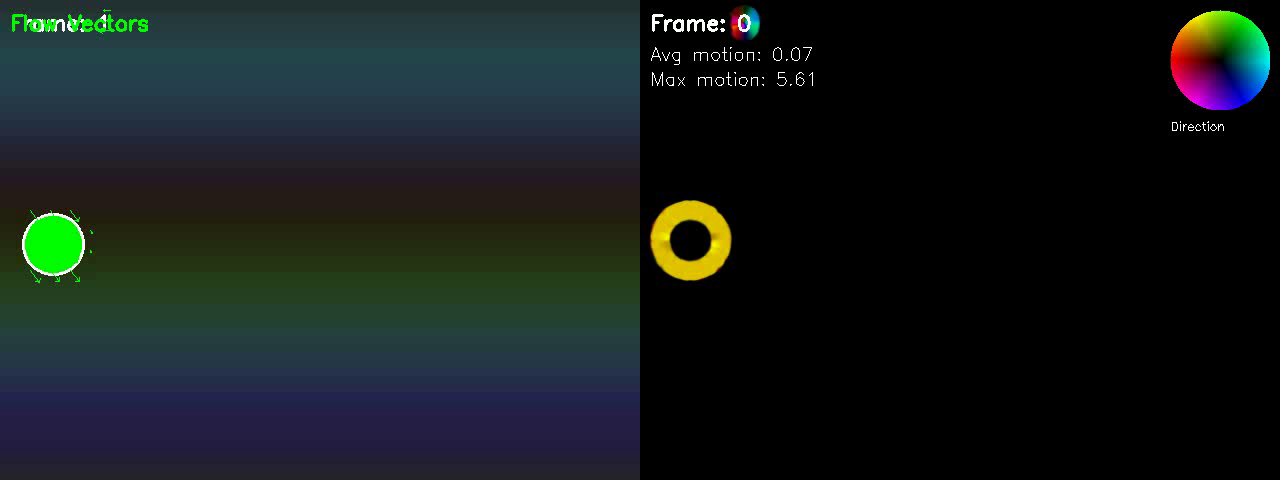
#> input picture frame 0 of Bab-09-Motion-Estimation/praktikum/output/02_dense_flow_output.avi, 1280 x 480 px, given in place of the camera
$ python 02_dense_optical_flow.py
#> lines starting #> are read from the running program, lines starting #| are printed output that depends on the picture; after the words box and inside, x2 and y2 are one past the last pixel; in counts of white or black regions, pixels touching at a corner belong together
"""
PRAKTIKUM BAB 9: MOTION ESTIMATION
==================================
Program 2: Dense Optical Flow (Farneback)

Deskripsi:
    Program ini mendemonstrasikan dense optical flow menggunakan
    algoritma Farneback. Berbeda dengan Lucas-Kanade yang sparse,
    Farneback menghitung flow untuk setiap pixel dalam frame.

Teori:
    Farneback method menggunakan polynomial expansion untuk
    merepresentasikan neighborhood setiap pixel, kemudian
    mengestimasi displacement berdasarkan polynomial coefficients.

    Multi-scale pyramid digunakan untuk handle large displacements.

Visualisasi:
    - Hue: Direction of motion (0-360 degrees)
    - Saturation: Magnitude of motion
    - Value: Brightness

Parameter yang dapat dimodifikasi:
    - PYR_SCALE: Scale factor untuk pyramid
    - LEVELS: Jumlah level pyramid
    - WINSIZE: Window size
    - ITERATIONS: Jumlah iterasi per level
    - POLY_N: Neighborhood size
    - POLY_SIGMA: Gaussian std untuk polynomial

Output:
    - Visualisasi HSV dari optical flow
    - Flow magnitude map

Penulis: [Nama Mahasiswa]
NIM: [NIM]
Tanggal: [Tanggal Praktikum]
"""

import cv2
import numpy as np
import os
import time
# REFERENSI: Lihat CV2_FUNCTIONS_REFERENCE.py untuk dokumentasi lengkap cv2 functions


# ============================================================
# PARAMETER YANG DAPAT DIMODIFIKASI
# ============================================================

# Farneback parameters
PYR_SCALE = 0.5     # Scale untuk pyramid (<1)
LEVELS = 3          # Jumlah level pyramid
WINSIZE = 15        # Averaging window size
ITERATIONS = 3      # Iterasi per level
POLY_N = 5          # Neighborhood size (5 atau 7)
POLY_SIGMA = 1.2    # Gaussian std untuk polynomial expansion

# Visualization parameters
FLOW_THRESHOLD = 2  # Threshold untuk visualisasi (filter noise)

# Auto close window (detik) untuk testing cepat
AUTO_CLOSE_SECONDS = 2.0

# Paths
SCRIPT_DIR = os.path.dirname(os.path.abspath(__file__))
DATA_DIR = os.path.join(SCRIPT_DIR, "data", "videos")
OUTPUT_DIR = os.path.join(SCRIPT_DIR, "output", "output2")

# ============================================================
# FUNGSI-FUNGSI UTAMA
# ============================================================

def calculate_dense_flow(prev_gray, curr_gray):
    """
    Hitung dense optical flow menggunakan Farneback method.

    Parameters:
        prev_gray: Frame grayscale sebelumnya
        curr_gray: Frame grayscale saat ini

    Returns:
        flow: Flow field (H, W, 2) dengan (dx, dy) per pixel
    """
    # cv2.calcOpticalFlowFarneback: Hitung dense optical flow untuk setiap pixel
    # Parameter:
    # - prev_gray, curr_gray: frame grayscale sebelum dan sesudah
    # - None: output akan dibuat otomatis
    # - pyr_scale: faktor skala antar level pyramid (<1, misalnya 0.5 = setengah ukuran)
    # - levels: jumlah level pyramid untuk multi-scale (lebih besar = handle gerakan lebih besar)
    # - winsize: ukuran averaging window (pixel)
    # - iterations: jumlah iterasi algoritma per level
    # - poly_n: ukuran neighborhood untuk polynomial expansion (5 atau 7)
    # - poly_sigma: standard deviation Gaussian untuk polynomial smoothing
    # - flags: OPTFLOW_FARNEBACK_GAUSSIAN = gunakan Gaussian windowing
    flow = cv2.calcOpticalFlowFarneback(
        prev_gray, curr_gray, None,
        pyr_scale=PYR_SCALE,
        levels=LEVELS,
        winsize=WINSIZE,
        iterations=ITERATIONS,
        poly_n=POLY_N,
        poly_sigma=POLY_SIGMA,
        flags=cv2.OPTFLOW_FARNEBACK_GAUSSIAN
    )

    return flow

def flow_to_hsv(flow):
    """
    Konversi flow field ke visualisasi HSV.

    Hue = direction (angle)
    Saturation = 255
    Value = magnitude (normalized)

    Parameters:
        flow: Flow field (H, W, 2)

    Returns:
        hsv_rgb: RGB visualization dari flow
    """
    h, w = flow.shape[:2]  # Ambil tinggi dan lebar flow field

    # cv2.cartToPolar: Konversi flow (dx,dy) ke polar coordinate (magnitude, angle)
    # flow[..., 0] = komponen x (dx), flow[..., 1] = komponen y (dy)
    # mag = panjang vektor flow (kecepatan), ang = sudut arah flow (radian)
    mag, ang = cv2.cartToPolar(flow[..., 0], flow[..., 1])

    # Buat HSV image: Hue=arah, Saturation=penuh, Value=kecepatan
    hsv = np.zeros((h, w, 3), dtype=np.uint8)
    # Hue: konversi angle dari radian ke derajat OpenCV (0-180)
    # ang * 180 / np.pi = radian ke derajat, / 2 = mapping 0-360 ke 0-180
    hsv[..., 0] = ang * 180 / np.pi / 2
    # Saturation: set maksimal (255) agar warna cerah
    hsv[..., 1] = 255
    # Value: normalize magnitude ke range 0-255 (brightness ~ kecepatan)
    hsv[..., 2] = cv2.normalize(mag, None, 0, 255, cv2.NORM_MINMAX)

    # cv2.cvtColor: Konversi HSV ke BGR untuk display
    rgb = cv2.cvtColor(hsv, cv2.COLOR_HSV2BGR)

    return rgb

def flow_to_arrows(frame, flow, step=16, scale=1.0):
    """
    Visualisasi flow dengan arrow overlay.

    Parameters:
        frame: Frame untuk overlay
        flow: Flow field
        step: Step size untuk sampling
        scale: Scale factor untuk arrows

    Returns:
        output: Frame dengan arrows
    """
    h, w = flow.shape[:2]  # Tinggi dan lebar flow field
    output = frame.copy()  # Copy frame agar asli tidak berubah

    # np.mgrid: Buat grid koordinat untuk sampling flow field
    # step//2:h:step = mulai dari step/2, sampai h, dengan interval step
    # reshape(2, -1): ubah bentuk jadi 2 baris (y dan x coordinates)
    y, x = np.mgrid[step//2:h:step, step//2:w:step].reshape(2, -1).astype(int)

    # Ambil flow values pada posisi yang di-sample, scale untuk visibility
    fx = flow[y, x, 0] * scale  # Flow x direction
    fy = flow[y, x, 1] * scale  # Flow y direction

    # Gambar arrow untuk setiap point yang di-sample
    for i in range(len(x)):
        # Hitung magnitude flow untuk filtering
        if np.sqrt(fx[i]**2 + fy[i]**2) > FLOW_THRESHOLD:
            pt1 = (x[i], y[i])  # Start point
            pt2 = (int(x[i] + fx[i]), int(y[i] + fy[i]))  # End point
            # cv2.arrowedLine: Gambar panah dari pt1 ke pt2
            # tipLength=0.3: panjang tip arrow relative ke total panjang
            cv2.arrowedLine(output, pt1, pt2, (0, 255, 0), 1, tipLength=0.3)

    return output

def create_color_wheel():
    """
    Buat color wheel legend untuk visualisasi.
    """
    size = 100  # Ukuran wheel dalam pixel
    wheel = np.zeros((size, size, 3), dtype=np.uint8)

    center = size // 2  # Titik tengah wheel

    # Loop setiap pixel dalam wheel
    for y in range(size):
        for x in range(size):
            dx = x - center  # Jarak x dari center
            dy = y - center  # Jarak y dari center
            r = np.sqrt(dx**2 + dy**2)  # Jarak radial dari center

            # Hanya gambar jika di dalam lingkaran
            if r <= center:
                # np.arctan2: Hitung sudut dari (dx,dy) dalam radian
                angle = np.arctan2(dy, dx)
                # Konversi angle ke hue (0-180) dengan offset pi untuk rotasi
                hue = int((angle + np.pi) * 90 / np.pi)
                # Saturation maksimal
                sat = 255
                # Value berdasarkan jarak radial (0 di center, 255 di edge)
                val = int(r * 255 / center)

                wheel[y, x] = [hue, sat, val]  # Set pixel HSV

    # Konversi wheel dari HSV ke BGR untuk display
    wheel = cv2.cvtColor(wheel, cv2.COLOR_HSV2BGR)
    return wheel

def main():
    """
    Fungsi utama untuk dense optical flow demo.
    """
    print("=" * 60)
    print("DENSE OPTICAL FLOW (FARNEBACK)")
    print("=" * 60)

    os.makedirs(OUTPUT_DIR, exist_ok=True)

    # Cari video
    video_path = os.path.join(DATA_DIR, "moving_object.avi")

    if not os.path.exists(video_path):
        print("Video tidak ditemukan, menggunakan webcam...")
        cap = cv2.VideoCapture(0)
        using_webcam = True
    else:
        cap = cv2.VideoCapture(video_path)
        using_webcam = False
        print(f"Menggunakan video: {video_path}")

    if not cap.isOpened():
        print("ERROR: Tidak dapat membuka video/webcam!")
        return

    # Ambil properti video
    fps = int(cap.get(cv2.CAP_PROP_FPS)) or 30
    width = int(cap.get(cv2.CAP_PROP_FRAME_WIDTH))
    height = int(cap.get(cv2.CAP_PROP_FRAME_HEIGHT))

    # Resize video jika terlalu besar untuk meningkatkan performance
    scale = 1.0  # Default tidak resize
    if width > 640:
        scale = 640 / width  # Hitung faktor scaling
        width = 640  # Set lebar baru
        height = int(height * scale)  # Hitung tinggi baru proporsional

    print(f"Processing at: {width}x{height}")

    # Video writer
    fourcc = cv2.VideoWriter_fourcc(*'XVID')
    out = cv2.VideoWriter(
        os.path.join(OUTPUT_DIR, "02_dense_flow_output.avi"),
        fourcc, fps, (width * 2, height)  # Side by side
    )

    # Read first frame
    ret, frame = cap.read()
#> frame is the input picture: shape (480, 1280, 3); mean B, G, R 27.6, 27.8, 20.9
    if not ret:
        print("Tidak dapat membaca frame!")
        return

    if scale != 1.0:
        frame = cv2.resize(frame, (width, height))
#> frame: shape (240, 640, 3)

    prev_gray = cv2.cvtColor(frame, cv2.COLOR_BGR2GRAY)

    # Color wheel legend
    color_wheel = create_color_wheel()
#> in create_color_wheel, `wheel = cv2.cvtColor(wheel, cv2.COLOR_HSV2BGR)`:
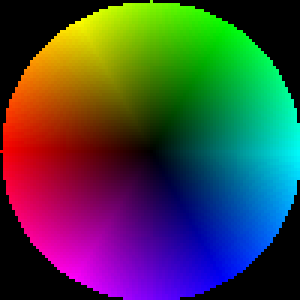
#> wheel: shape (100, 100, 3) (shown 3 times larger); mean B, G, R 66.3, 66.3, 66.3

    frame_count = 0
    start_time = time.time()

    print("\nProcessing...")
    print("Tekan 'q' untuk keluar, 's' untuk save")
    print("\nLegend: Warna = arah gerakan, Brightness = kecepatan")

    while True:
        ret, frame = cap.read()
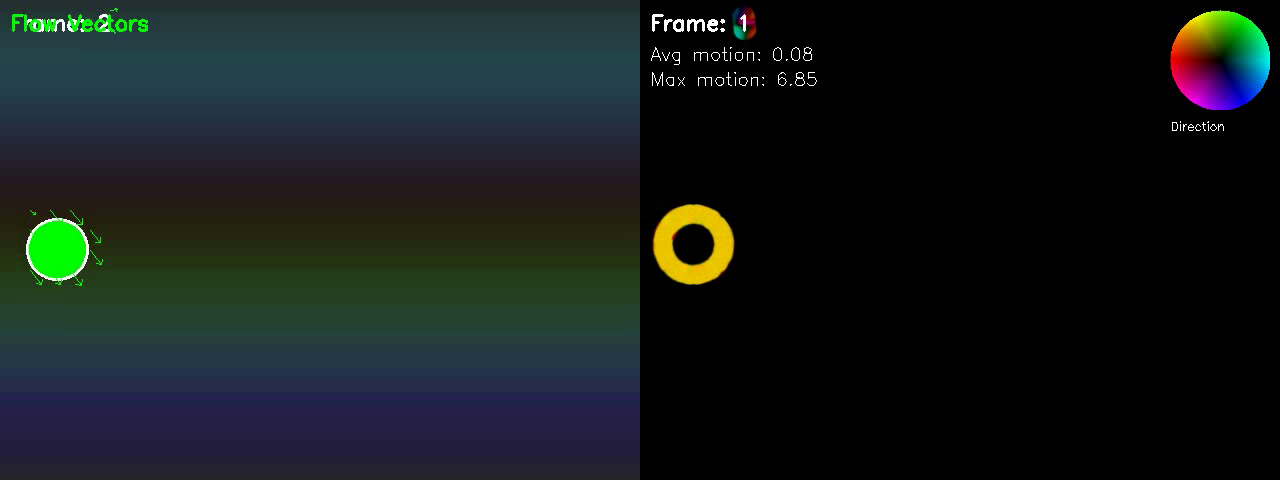
#> input picture frame 1 of Bab-09-Motion-Estimation/praktikum/output/02_dense_flow_output.avi, 1280 x 480 px, given in place of the camera
#> frame is the input picture: shape (480, 1280, 3); mean B, G, R 27.5, 27.8, 21.1
        if not ret:
            if not using_webcam:
                cap.set(cv2.CAP_PROP_POS_FRAMES, 0)
                continue
            break

        if scale != 1.0:
            frame = cv2.resize(frame, (width, height))
#> frame: shape (240, 640, 3)

        # Konversi frame ke grayscale untuk optical flow
        curr_gray = cv2.cvtColor(frame, cv2.COLOR_BGR2GRAY)

        # Hitung dense optical flow antara frame sebelumnya dan sekarang
        flow = calculate_dense_flow(prev_gray, curr_gray)

        # Buat dua jenis visualisasi flow:
        # 1. HSV: warna = arah, brightness = kecepatan
        flow_hsv = flow_to_hsv(flow)
#> in flow_to_hsv, `mag, ang = cv2.cartToPolar(flow[..., 0], flow[..., 1])`:
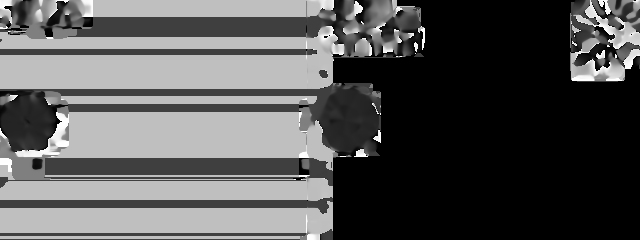
#> ang: shape (240, 640) float32; min 0, max 6.28, mean 2.11; drawn with min black and max white
#> in flow_to_hsv, `hsv[..., 2] = cv2.normalize(mag, None, 0, 255, cv2.NORM_MINMAX)`:
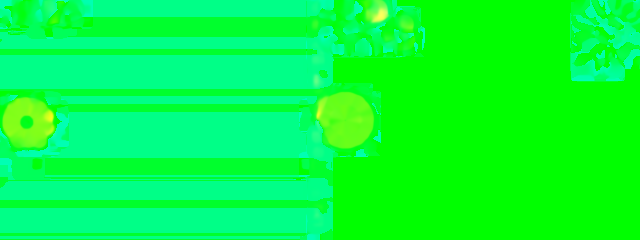
#> hsv: shape (240, 640, 3); mean of channels 0, 1, 2 60.3, 255, 4.1; drawn as B, G, R
#> in flow_to_hsv, `rgb = cv2.cvtColor(hsv, cv2.COLOR_HSV2BGR)`:
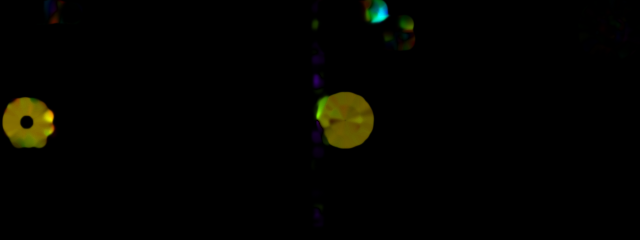
#> rgb: shape (240, 640, 3); mean B, G, R 0.5, 3.4, 3.4
        # 2. Arrows: panah menunjukkan arah dan magnitude flow
        flow_arrows = flow_to_arrows(frame, flow, step=20, scale=3.0)
#> in flow_to_arrows, `fx = flow[y, x, 0] * scale`: fx = 384 values, max 7.44 at index 194, min -5.19 at index 18, mean 0.163
#> in flow_to_arrows, `fy = flow[y, x, 1] * scale`: fy = 384 values, max 10.91 at index 194, min -2.31 at index 2, mean 0.215
#> the loop in flow_to_arrows, `for i in range(len(x)):` made 384 passes
#> pt2 on passes 3, 19, 53, 161, 162, 163, 177, 178: (49, 7), (364, 13), (413, 32), (16, 117), (37, 118), (56, 114), (334, 116), (353, 115)
#> after the loop in flow_to_arrows, `for i in range(len(x)):`:
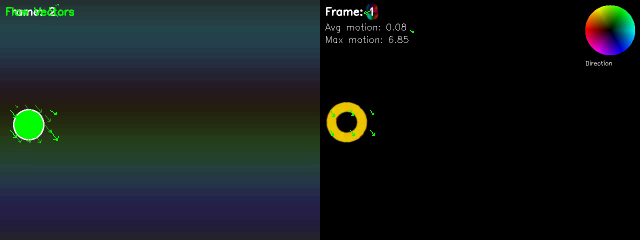
#> output: shape (240, 640, 3); mean B, G, R 27.5, 27.9, 21

        # Tambahkan color wheel legend ke visualisasi HSV
        wheel_h, wheel_w = color_wheel.shape[:2]  # Ukuran color wheel
        # Overlay wheel di pojok kanan atas dengan margin 10 pixel
        flow_hsv[10:10+wheel_h, width-wheel_w-10:width-10] = color_wheel
        # Tambahkan label "Direction" di bawah wheel
        cv2.putText(flow_hsv, "Direction", (width-wheel_w-10, wheel_h+30),
                   cv2.FONT_HERSHEY_SIMPLEX, 0.4, (255, 255, 255), 1)

        # Hitung statistik motion untuk analisis
        # np.sqrt: Hitung magnitude flow dari komponen x dan y
        mag = np.sqrt(flow[..., 0]**2 + flow[..., 1]**2)
        avg_motion = np.mean(mag)  # Rata-rata motion di seluruh frame
#> avg_motion = 0.102
        max_motion = np.max(mag)   # Motion maksimum dalam frame
#> max_motion = 6.25

        # Tambahkan informasi teks pada visualisasi
        # cv2.putText: Tampilkan nomor frame
        cv2.putText(flow_hsv, f"Frame: {frame_count}", (10, 30),
                   cv2.FONT_HERSHEY_SIMPLEX, 0.7, (255, 255, 255), 2)
        # Tampilkan rata-rata motion (indikator aktivitas gerakan)
        cv2.putText(flow_hsv, f"Avg motion: {avg_motion:.2f}", (10, 60),
                   cv2.FONT_HERSHEY_SIMPLEX, 0.6, (255, 255, 255), 1)
        # Tampilkan motion maksimum (gerakan tercepat)
        cv2.putText(flow_hsv, f"Max motion: {max_motion:.2f}", (10, 85),
                   cv2.FONT_HERSHEY_SIMPLEX, 0.6, (255, 255, 255), 1)

        # Label untuk visualisasi arrows
        cv2.putText(flow_arrows, "Flow Vectors", (10, 30),
                   cv2.FONT_HERSHEY_SIMPLEX, 0.7, (0, 255, 0), 2)
#> flow_arrows: shape (240, 640, 3); 0.6% of pixels changed, all inside (x1, y1, x2, y2) = (12, 14, 148, 32)

        # np.hstack: Gabungkan dua visualisasi secara horizontal (side by side)
        combined = np.hstack([flow_arrows, flow_hsv])
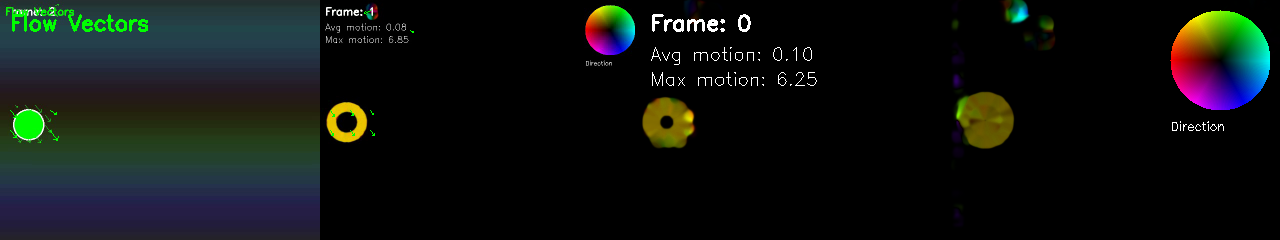
#> combined: shape (240, 1280, 3); mean B, G, R 17.1, 19.6, 15.4

        # Write output
        out.write(combined)

        # Display
        cv2.imshow("Dense Optical Flow", combined)

        key = cv2.waitKey(1 if using_webcam else 30) & 0xFF
#> (key q is pressed here)
        if key == ord('q'):
            break
        elif key == ord('s'):
            cv2.imwrite(os.path.join(OUTPUT_DIR, f"02_dense_flow_{frame_count}.png"), combined)
            print(f"Saved frame {frame_count}")

        prev_gray = curr_gray.copy()
        frame_count += 1

        if AUTO_CLOSE_SECONDS > 0 and not using_webcam:
            if (time.time() - start_time) >= AUTO_CLOSE_SECONDS:
                print("Auto-close: waktu uji selesai.")
                break

    cap.release()
    out.release()
    cv2.destroyAllWindows()

    print(f"\nSelesai! Total frames: {frame_count}")
    print(f"Output saved to: {OUTPUT_DIR}")

    # Print parameter summary
    print("\n" + "=" * 60)
    print("PARAMETER YANG DIGUNAKAN:")
    print("=" * 60)
    print(f"  pyr_scale: {PYR_SCALE}")
    print(f"  levels: {LEVELS}")
    print(f"  winsize: {WINSIZE}")
    print(f"  iterations: {ITERATIONS}")
    print(f"  poly_n: {POLY_N}")
    print(f"  poly_sigma: {POLY_SIGMA}")

if __name__ == "__main__":
    main()

$ run again, starting later in the video
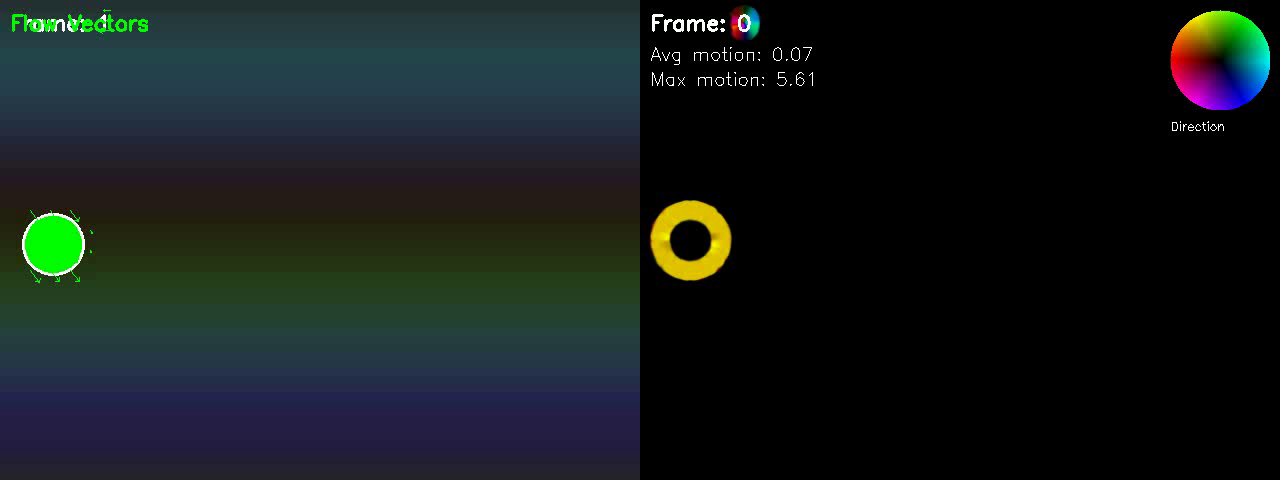
#> input picture frame 0 of Bab-09-Motion-Estimation/praktikum/output/02_dense_flow_output.avi, 1280 x 480 px, given in place of the camera
#> in main, frame is the input picture: shape (480, 1280, 3); mean B, G, R 27.6, 27.8, 20.9
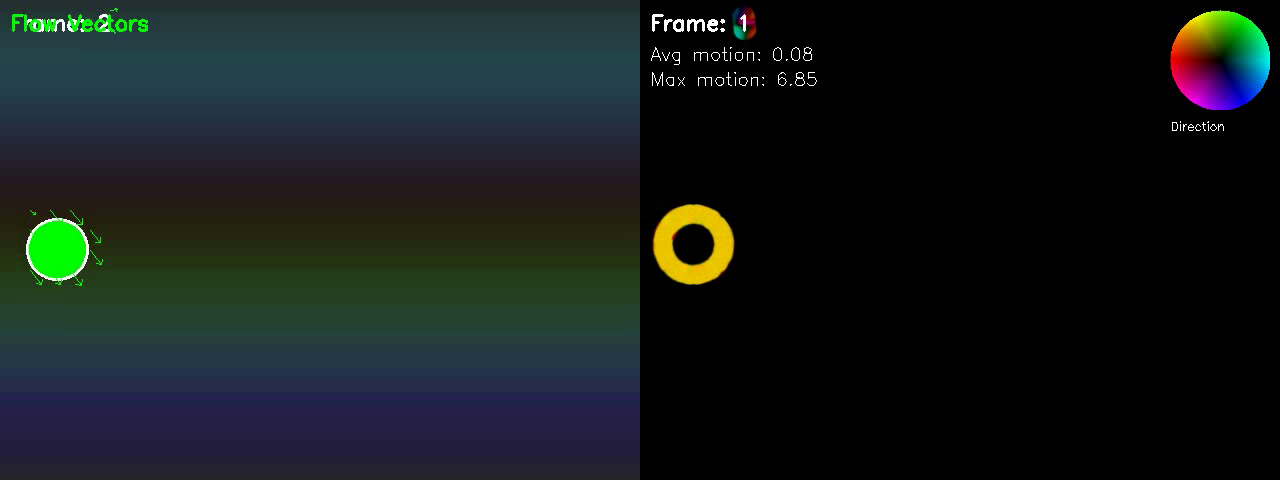
#> input picture frame 1 of Bab-09-Motion-Estimation/praktikum/output/02_dense_flow_output.avi, 1280 x 480 px, given in place of the camera
#> in main, frame is the input picture: shape (480, 1280, 3); mean B, G, R 27.5, 27.8, 21.1
#> fx = 384 values, max 7.44 at index 194, min -5.19 at index 18, mean 0.163
#> fy = 384 values, max 10.91 at index 194, min -2.31 at index 2, mean 0.215
#> the loop in flow_to_arrows, `for i in range(len(x)):` made 384 passes
#> pt2 on passes 3, 19, 53, 161, 162, 163, 177, 178: (49, 7), (364, 13), (413, 32), (16, 117), (37, 118), (56, 114), (334, 116), (353, 115)
#> avg_motion = 0.102
#> max_motion = 6.25
#> flow_arrows: shape (240, 640, 3); mean B, G, R 27.1, 29.1, 20.8
